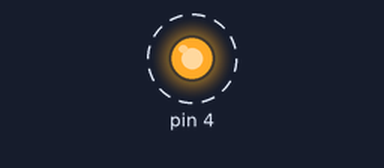
The sketch below on a simulated Arduino Uno, built with avr-gcc and run on an emulated ATmega328P. On the bench: output pins drawn as LEDs (lit = HIGH). Dashed ring = blinking. What the sketch prints to the serial monitor is not drawn.

Above: at 0.2 s.
Timing chart, 0 to 3.0 s (numbered marks = the images above):
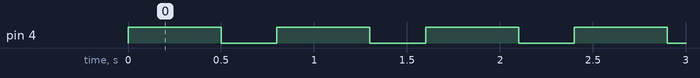

Measured:
- by itself, pin 4: alternates HIGH for 0.50 s and LOW for 0.30 s

The sketch:

blink.ino
```cpp
#include <Blink.h>


Blink blink(4);
void setup() {
  // put your setup code here, to run once:
  Serial.begin(115200);
  Serial.println("\nBlink Version 1.0 Jeewon Chae");
}

void loop() {
  // put your main code here, to run repeatedly:
  blink.on(500);
  blink.off(300);

}
```

Blink.cpp
```cpp
#include "Arduino.h"
#include "Blink.h"

Blink::Blink(int pin)
{
	_pin=pin;
	pinMode(_pin,OUTPUT);
	pinMode(0,OUTPUT);
	digitalWrite(_pin,LOW);

}

void Blink::on(int delaytime)
{

	digitalWrite(_pin,HIGH);
	Serial.println("high");
	delay(delaytime);

}
void Blink::off(int delaytime)
{

	digitalWrite(_pin,LOW);
	Serial.println("low");
	delay(delaytime);

}
```

Blink.h
```cpp
#ifndef Blink_h
#define Blink_h

#include "Arduino.h"

class Blink
{
	public:
		Blink(int pin);
		void on(int delaytime);
		void off(int delaytime);
	private:
		int _pin;
};

#endif
```
